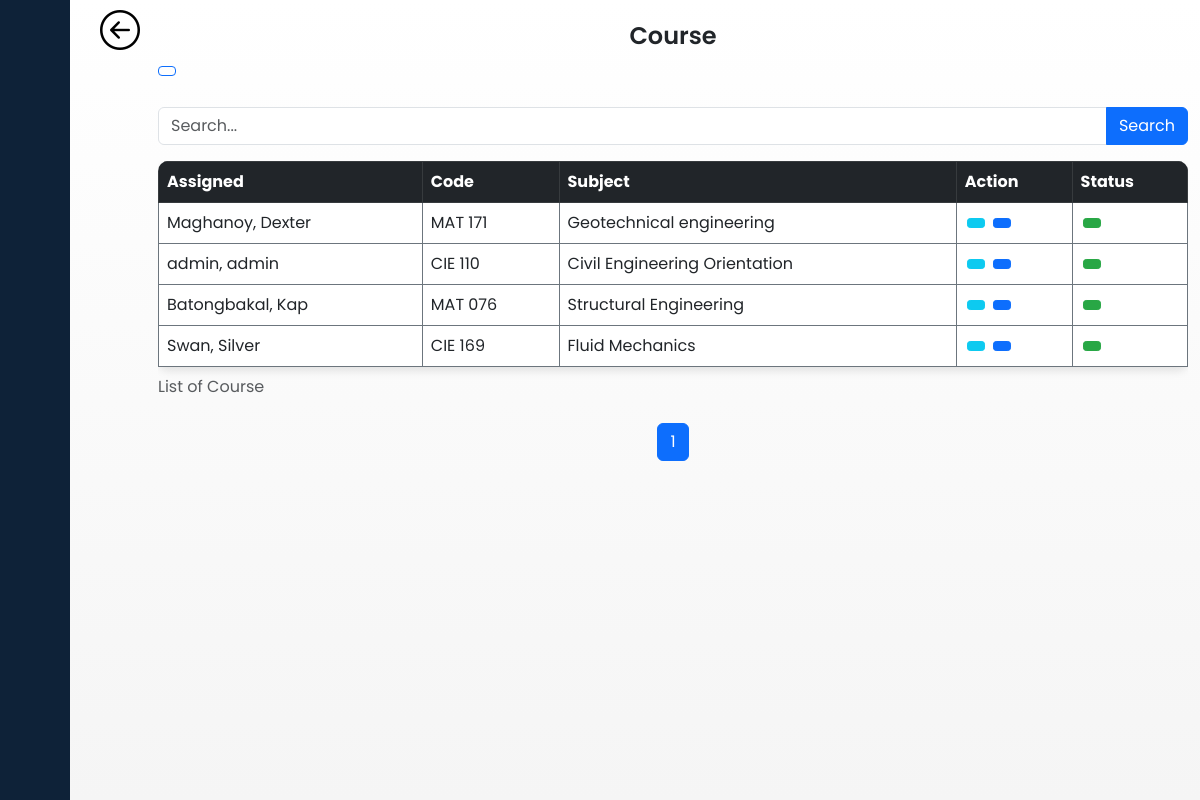
/head/course.php (signed in), run on the app's committed database.
### tables this page shows
CREATE TABLE `tbl_course` (
  `course_id` int(11) NOT NULL,
  `program_id` int(11) NOT NULL,
  `user_id` int(11) NOT NULL,
  `course_code` varchar(20) NOT NULL,
  `course_name` varchar(30) NOT NULL,
  `course_status` tinyint(1) NOT NULL
);

CREATE TABLE `tbl_user` (
  `user_id` int(11) NOT NULL,
  `type_id` int(11) NOT NULL,
  `program_id` int(11) NOT NULL,
  `user_fname` varchar(50) NOT NULL,
  `user_mname` varchar(50) NOT NULL,
  `user_lname` varchar(50) NOT NULL,
  `user_name` varchar(100) NOT NULL,
  `user_password` varchar(100) NOT NULL,
  `user_status` tinyint(1) NOT NULL,
  `user_image` blob DEFAULT NULL
);

### head/course.php (the view, shortened to what this page needs)
<?php
require("../api/db-connect.php");
if (isset($_SESSION['program_id'])) {
    $program_id = $_SESSION['program_id'];
} else {
    header("Location: ../index.php");
    exit();
}
$recordsPerPage = 5;
$page = isset($_GET['page']) ? $_GET['page'] : 1;
$offset = ($page - 1) * $recordsPerPage;
$search = isset($_GET['search']) ? $_GET['search'] : '';
$sql = "SELECT c.*, u.user_lname, u.user_fname, p.program_name
        FROM tbl_course AS c
        JOIN tbl_user AS u ON c.user_id = u.user_id
        JOIN tbl_program AS p ON c.program_id = p.program_id
        WHERE c.program_id = :program_id";
$sql .= " ORDER BY c.course_status DESC, p.program_name ASC LIMIT :offset, :recordsPerPage";
try {
    $result = $conn->prepare($sql);
    $result->bindParam(':program_id', $program_id, PDO::PARAM_INT);
    $result->bindParam(':offset', $offset, PDO::PARAM_INT);
    $result->bindParam(':recordsPerPage', $recordsPerPage, PDO::PARAM_INT);
    $result->execute();
    $countSql = "SELECT COUNT(*) as total FROM tbl_course WHERE program_id = :program_id";
    $countStmt = $conn->prepare($countSql);
    $countStmt->bindParam(':program_id', $program_id, PDO::PARAM_INT);
    $countStmt->execute();
    $totalCount = $countStmt->fetch(PDO::FETCH_ASSOC)['total'];
    $totalPages = ceil($totalCount / $recordsPerPage);
} catch (PDOException $e) {
    echo "Error: " . $e->getMessage();
}
?>
<!DOCTYPE html>
<html lang="en">
<head>
    <link href="https://cdn.lineicons.com/4.0/lineicons.css" rel="stylesheet" />
    <link href="https://cdn.jsdelivr.net/npm/bootstrap@5.3.0-alpha3/dist/css/bootstrap.min.css" rel="stylesheet">
    <link rel="stylesheet" href="style.css" type="text/css">
</head>
<body>
    <div class="wrapper">
        <?php
        include 'sidebar.php';
        ?>
               <?php
            include 'back.php';
            ?>
        <div class="container">
            <div class="row justify-content-center">
                <div class="col-md-12">
                    <div class="text-center mt-3">
                        <h1>Course</h1>
                    </div>
                    <a class="btn btn-outline-primary btn-sm" href="add_course.php"><i class="lni lni-plus"></i></a><br><br>
                    <form action="" method="GET" class="mb-3">
                        <div class="input-group">
                            <input type="text" class="form-control" name="search" placeholder="Search...">
                            <button class="btn btn-primary" type="submit">Search</button>
                        </div>
                    </form>
                    <div class="table-responsive">
                        <table class="table table-bordered border-secondary">
                            <caption>List of Course</caption>
                            <thead class="table-dark">
                                <tr>
                                    <th scope="col">Assigned</th>
                                    <th scope="col">Code</th>
                                    <th scope="col">Subject</th>
                                    <th scope="col">Action</th>
                                    <th scope="col">Status</th>
                                </tr>
                            </thead>
                            <tbody>
                                <?php if ($result->rowCount() > 0) : ?>
                                    <?php while ($row = $result->fetch(PDO::FETCH_ASSOC)) : ?>
                                        <tr>
                                            <td><?php echo $row['user_lname'] . ', ' . $row['user_fname'] ?></td>
                                            <td><?php echo $row['course_code']; ?></td>
                                            <td><?php echo $row['course_name']; ?></td>
                                            <td>
                                                <a class="btn btn-info btn-sm" href="edit_course.php?course_id=<?php echo $row['course_id']; ?>"><i class="lni lni-pencil"></i></a>
                                                <a class="btn btn-primary btn-sm" href="view_module.php?course_id=<?php echo $row['course_id']; ?>"><i class="lni lni-radio-button"></i></a>
                                            </td>
                                            <td>
                                                <form method="post" style="display: inline;">
                                                    <button type="submit" name="toggle_status" class="btn btn-sm <?php echo $row['course_status'] == 1 ? 'btn-success' : 'btn-warning'; ?>">
                                                    </button>
                                                </form>
                                            </td>
                                        </tr>
                                    <?php endwhile; ?>
                                <?php else : ?>
                                    <tr>
                                        <td colspan="5" class="text-center">No records found for course.</td>
                                    </tr>
                                <?php endif; ?>
                            </tbody>
                        </table>
                    </div>
                    <nav aria-label="Page navigation">
                        <ul class="pagination justify-content-center">
                            <?php for ($i = 1; $i <= $totalPages; $i++) : ?>
                                <li class="page-item <?php echo $i == $page ? 'active' : ''; ?>">
                                    <a class="page-link" href="?page=<?php echo $i; ?>&search=<?php echo $search; ?>"><?php echo $i; ?></a>
                                </li>
                            <?php endfor; ?>
                        </ul>
                    </nav>
                </div>
            </div>
        </div>
    </div>
</body>
</html>

### head/style.css (style rules this page uses)
a { text-decoration: none; }
li { list-style: none; }
h1 { font-weight: 600; font-size: 1.5rem; }
body { font-family: 'Poppins', sans-serif; }
.wrapper { display: flex; }
.wrapper { display: flex; height: 100vh; overflow-y: auto; width: 100%; background: linear-gradient(to bottom, rgb(255, 255, 255), rgb(245, 245, 245)); }
.container { margin-top: .5%; margin-bottom: .5%; overflow-y: auto; border-radius: 10px; }
.table { border-radius: 10px; overflow: hidden; box-shadow: 0 4px 8px rgba(0, 0, 0, 0.1); }
.table th, .table td { vertical-align: middle; }
.table .btn { margin: 0 2px; }
.table .btn-sm { padding: 0.25rem 0.5rem; font-size: 0.875rem; line-height: 1.5; border-radius: 0.2rem; }
.table .btn-success { background-color: #28a745; border-color: #28a745; }

### data on the page
tbl_course: user.user_lname "Maghanoy", user.user_fname "Dexter", course_code "MAT 171", course_name "Geotechnical engineering"
tbl_course: user.user_lname "admin", user.user_fname "admin", course_code "CIE 110", course_name "Civil Engineering Orientation"
tbl_course: user.user_lname "Batongbakal", user.user_fname "Kap", course_code "MAT 076", course_name "Structural Engineering"
tbl_course: user.user_lname "Swan", user.user_fname "Silver", course_code "CIE 169", course_name "Fluid Mechanics"
